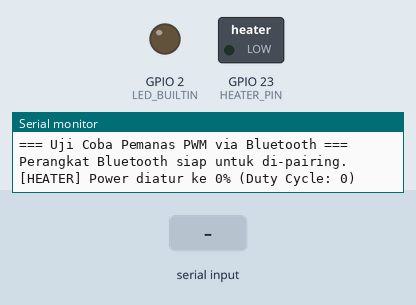
A sketch run on a simulated ESP32. Parts: switched loads named in the sketch (green lamp = pin HIGH), output pins drawn as LEDs (lit = HIGH), the last lines printed to the serial monitor. The test bench sets the inputs (shaded band). Nothing arrives over Bluetooth unless stated.

Above: at 1.2 s.
1.3 s: "PWM:80\n" received over the second serial link
At 1.9 s:
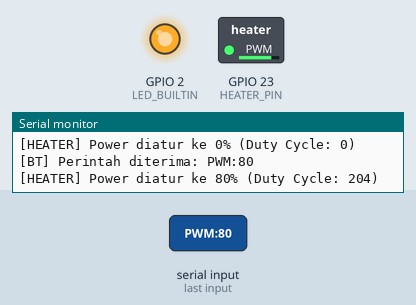
2.8 s: "PWM:,45\n" received over the second serial link
At 3.9 s:
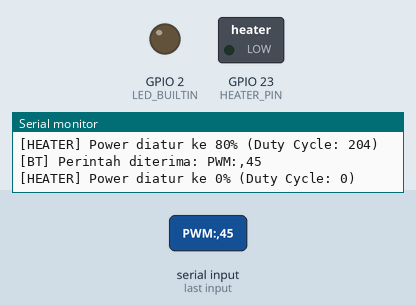
Timing chart, 0 to 5.8 s (numbered marks = the images above; inputs shaded):
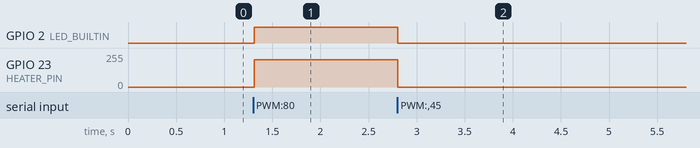

Measured:
- after the input at 1.3 s, GPIO 2 (LED_BUILTIN): LOW → HIGH at once; GPIO 23 (HEATER_PIN): 0/255 → 204/255 at once
- after the input at 2.8 s, GPIO 2 (LED_BUILTIN): HIGH → LOW at once; GPIO 23 (HEATER_PIN): 204/255 → 0/255 at once

The sketch:

Tes_Heating_PWM.ino
```cpp
#include <BluetoothSerial.h>

// Pin untuk mengontrol MOSFET/driver heating pad
#define HEATER_PIN 23
#define LED_BUILTIN 2 // LED untuk indikator status

// Objek Bluetooth Serial
BluetoothSerial BTSerial;

// Variabel untuk menyimpan status power
int heaterPowerPercentage = 0;

// Fungsi untuk mengatur daya pemanas dan mengirim status kembali
void setHeaterPower(int percentage) {
  // Batasi nilai input antara 0 dan 100
  heaterPowerPercentage = constrain(percentage, 0, 100);

  // Konversi persentase (0-100) ke nilai PWM (0-255)
  int dutyCycle = map(heaterPowerPercentage, 0, 100, 0, 255);

  // Atur duty cycle PWM
  analogWrite(HEATER_PIN, dutyCycle);

  // Beri indikasi visual di LED Built-in
  if (dutyCycle > 0) {
    digitalWrite(LED_BUILTIN, HIGH);
  } else {
    digitalWrite(LED_BUILTIN, LOW);
  }

  // Cetak status ke Serial Monitor untuk debug
  Serial.printf("[HEATER] Power diatur ke %d%% (Duty Cycle: %d)\n", heaterPowerPercentage, dutyCycle);

  // Kirim status terbaru ke aplikasi dalam format JSON
  BTSerial.printf("{\"power\":%d}\n", heaterPowerPercentage);
}

// Fungsi untuk menangani perintah dari Bluetooth
void handleBluetooth() {
  if (BTSerial.available()) {
    String cmd = BTSerial.readStringUntil('\n');
    cmd.trim();
    Serial.printf("[BT] Perintah diterima: %s\n", cmd.c_str());

    // Perintah untuk mengatur PWM, format: "PWM:80"
    if (cmd.startsWith("PWM:")) {
      int power = cmd.substring(4).toInt();
      setHeaterPower(power);
    }
    // Perintah untuk mendapatkan status terakhir
    else if (cmd == "GET_STATUS") {
      // Kirim kembali status power saat ini
      BTSerial.printf("{\"power\":%d}\n", heaterPowerPercentage);
    }
    else {
      // Balasan jika perintah tidak dikenali
      BTSerial.println("{\"error\":\"unknown_command\"}");
    }
  }
}

void setup() {
  Serial.begin(115200);

  // Mulai Bluetooth Serial dengan nama yang mudah dikenali
  BTSerial.begin("ESP32-Heater-Test");
  Serial.println("=== Uji Coba Pemanas PWM via Bluetooth ===");
  Serial.println("Perangkat Bluetooth siap untuk di-pairing.");

  // Konfigurasi pin LED
  pinMode(LED_BUILTIN, OUTPUT);

  // Konfigurasi pin pemanas sebagai output
  pinMode(HEATER_PIN, OUTPUT);

  // Matikan pemanas saat pertama kali dinyalakan
  setHeaterPower(0);
}

void loop() {
  // Cukup panggil fungsi untuk handle Bluetooth
  handleBluetooth();

  // Beri jeda singkat agar tidak membebani prosesor
  delay(20);
}
```
